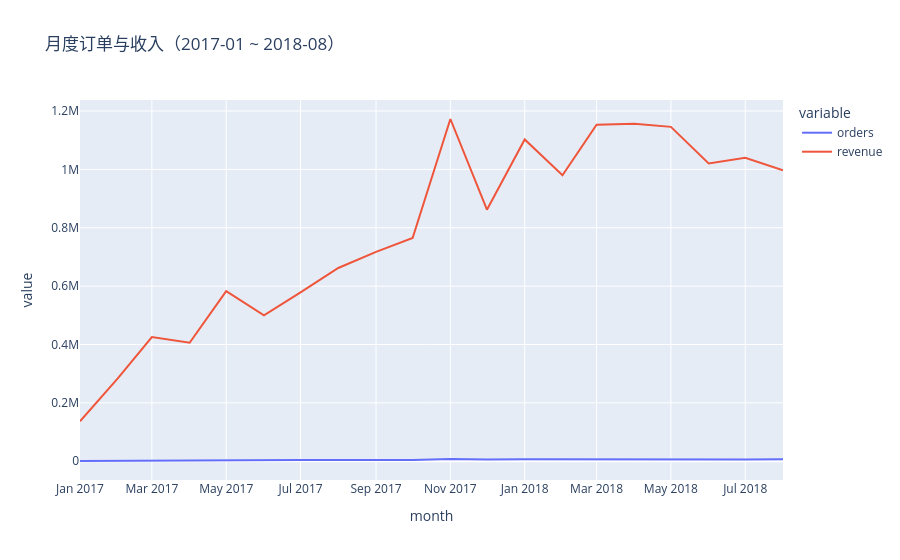

This figure's notebook cell:
### Markdown cell above
## 1. 月度订单与收入趋势

### Code cell
monthly = sql_engine.read_sql(f'''
SELECT strftime('%Y-%m', purchase_ts) AS month,
       COUNT(*) AS orders, ROUND(SUM(payment_total), 2) AS revenue
FROM fct_order
WHERE is_valid_order = 1 AND purchase_ts BETWEEN '{START}' AND '{END}'
GROUP BY month ORDER BY month
''')
fig = px.line(monthly, x='month', y=['orders', 'revenue'],
              title='月度订单与收入（2017-01 ~ 2018-08）')
fig.show()

### Figure 1 — Plotly figure (JSON) as saved in the notebook; plotly's stock layout.template omitted (floating-point values rounded to 4 significant figures)
{"data": [{"hovertemplate": "variable=orders<br>month=%{x}<br>value=%{y}<extra></extra>", "legendgroup": "orders", "line": {"color": "#636efa", "dash": "solid"}, "marker": {"symbol": "circle"}, "mode": "lines", "name": "orders", "orientation": "v", "showlegend": true, "type": "scatter", "x": ["2017-01", "2017-02", "2017-03", "2017-04", "2017-05", "2017-06", "2017-07", "2017-08", "2017-09", "2017-10", "2017-11", "2017-12", "2018-01", "2018-02", "2018-03", "2018-04", "2018-05", "2018-06", "2018-07", "2018-08"], "xaxis": "x", "y": [787.0, 1718.0, 2617.0, 2377.0, 3640.0, 3205.0, 3946.0, 4272.0, 4227.0, 4547.0, 7423.0, 5620.0, 7187.0, 6625.0, 7168.0, 6919.0, 6833.0, 6145.0, 6233.0, 6421.0], "yaxis": "y"}, {"hovertemplate": "variable=revenue<br>month=%{x}<br>value=%{y}<extra></extra>", "legendgroup": "revenue", "line": {"color": "#EF553B", "dash": "solid"}, "marker": {"symbol": "circle"}, "mode": "lines", "name": "revenue", "orientation": "v", "showlegend": true, "type": "scatter", "x": ["2017-01", "2017-02", "2017-03", "2017-04", "2017-05", "2017-06", "2017-07", "2017-08", "2017-09", "2017-10", "2017-11", "2017-12", "2018-01", "2018-02", "2018-03", "2018-04", "2018-05", "2018-06", "2018-07", "2018-08"], "xaxis": "x", "y": [137000.0, 283600.0, 425700.0, 406000.0, 582900.0, 499800.0, 578900.0, 662100.0, 717200.0, 764800.0, 1173000.0, 861900.0, 1103000.0, 980000.0, 1153000.0, 1156000.0, 1146000.0, 1020000.0, 1040000.0, 996900.0], "yaxis": "y"}], "layout": {"legend": {"title": {"text": "variable"}, "tracegroupgap": 0}, "title": {"text": "月度订单与收入（2017-01 ~ 2018-08）"}, "xaxis": {"anchor": "y", "domain": [0.0, 1.0], "title": {"text": "month"}}, "yaxis": {"anchor": "x", "domain": [0.0, 1.0], "title": {"text": "value"}}}}
